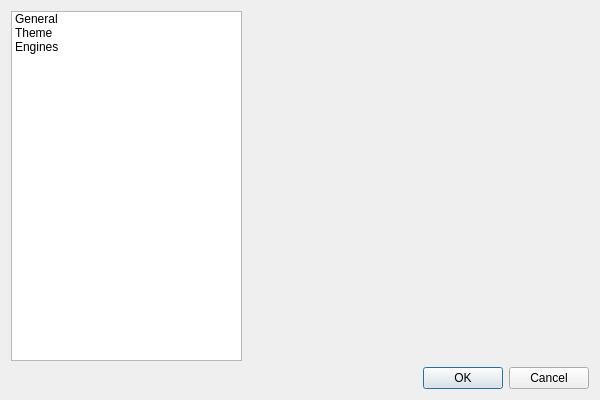
<ui version="4.0" >
 <class>ConfigureDialog</class>
 <widget class="QDialog" name="ConfigureDialog" >
  <property name="geometry" >
   <rect>
    <x>0</x>
    <y>0</y>
    <width>600</width>
    <height>400</height>
   </rect>
  </property>
  <property name="minimumSize" >
   <size>
    <width>600</width>
    <height>400</height>
   </size>
  </property>
  <property name="windowTitle" >
   <string>Configure</string>
  </property>
  <layout class="QVBoxLayout" >
   <item>
    <layout class="QHBoxLayout" >
     <item>
      <widget class="QListWidget" name="ui_pageList" >
       <property name="sizePolicy" >
        <sizepolicy vsizetype="Expanding" hsizetype="Preferred" >
         <horstretch>0</horstretch>
         <verstretch>0</verstretch>
        </sizepolicy>
       </property>
       <property name="focusPolicy" >
        <enum>Qt::NoFocus</enum>
       </property>
       <property name="iconSize" >
        <size>
         <width>32</width>
         <height>32</height>
        </size>
       </property>
       <property name="currentRow" >
        <number>-1</number>
       </property>
       <item>
        <property name="text" >
         <string>General</string>
        </property>
       </item>
       <item>
        <property name="text" >
         <string>Theme</string>
        </property>
       </item>
       <item>
        <property name="text" >
         <string>Engines</string>
        </property>
       </item>
      </widget>
     </item>
     <item>
      <widget class="QStackedWidget" name="ui_stackedWidget" >
       <property name="sizePolicy" >
        <sizepolicy vsizetype="Expanding" hsizetype="Expanding" >
         <horstretch>0</horstretch>
         <verstretch>0</verstretch>
        </sizepolicy>
       </property>
       <property name="currentIndex" >
        <number>0</number>
       </property>
       <widget class="QWidget" name="ui_generalPage" >
        <property name="geometry" >
         <rect>
          <x>0</x>
          <y>0</y>
          <width>340</width>
          <height>340</height>
         </rect>
        </property>
       </widget>
       <widget class="QWidget" name="ui_themePage" >
        <property name="geometry" >
         <rect>
          <x>0</x>
          <y>0</y>
          <width>340</width>
          <height>340</height>
         </rect>
        </property>
       </widget>
       <widget class="QWidget" name="ui_enginePage" >
        <property name="geometry" >
         <rect>
          <x>0</x>
          <y>0</y>
          <width>340</width>
          <height>340</height>
         </rect>
        </property>
        <layout class="QHBoxLayout" >
         <property name="margin" >
          <number>0</number>
         </property>
         <item>
          <widget class="QGroupBox" name="ui_engineBox" >
           <property name="title" >
            <string>Chess Engines:</string>
           </property>
           <layout class="QHBoxLayout" >
            <item>
             <widget class="QListWidget" name="ui_engineList" />
            </item>
            <item>
             <layout class="QVBoxLayout" >
              <item>
               <widget class="QPushButton" name="ui_addEngine" >
                <property name="text" >
                 <string>Add...</string>
                </property>
               </widget>
              </item>
              <item>
               <widget class="QPushButton" name="ui_modifyEngine" >
                <property name="text" >
                 <string>Modify...</string>
                </property>
               </widget>
              </item>
              <item>
               <widget class="QPushButton" name="ui_deleteEngine" >
                <property name="text" >
                 <string>Delete...</string>
                </property>
               </widget>
              </item>
              <item>
               <spacer>
                <property name="orientation" >
                 <enum>Qt::Vertical</enum>
                </property>
                <property name="sizeHint" stdset="0" >
                 <size>
                  <width>20</width>
                  <height>40</height>
                 </size>
                </property>
               </spacer>
              </item>
             </layout>
            </item>
           </layout>
          </widget>
         </item>
        </layout>
       </widget>
      </widget>
     </item>
    </layout>
   </item>
   <item>
    <widget class="QDialogButtonBox" name="ui_buttonBox" >
     <property name="orientation" >
      <enum>Qt::Horizontal</enum>
     </property>
     <property name="standardButtons" >
      <set>QDialogButtonBox::Cancel|QDialogButtonBox::Ok</set>
     </property>
    </widget>
   </item>
  </layout>
 </widget>
 <resources/>
 <connections>
  <connection>
   <sender>ui_buttonBox</sender>
   <signal>accepted()</signal>
   <receiver>ConfigureDialog</receiver>
   <slot>accept()</slot>
   <hints>
    <hint type="sourcelabel" >
     <x>248</x>
     <y>254</y>
    </hint>
    <hint type="destinationlabel" >
     <x>157</x>
     <y>274</y>
    </hint>
   </hints>
  </connection>
  <connection>
   <sender>ui_buttonBox</sender>
   <signal>rejected()</signal>
   <receiver>ConfigureDialog</receiver>
   <slot>reject()</slot>
   <hints>
    <hint type="sourcelabel" >
     <x>316</x>
     <y>260</y>
    </hint>
    <hint type="destinationlabel" >
     <x>286</x>
     <y>274</y>
    </hint>
   </hints>
  </connection>
 </connections>
</ui>
